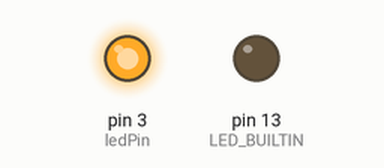
This sketch was run on a simulated Arduino Uno, built with avr-gcc and run on an emulated ATmega328P. On the bench: output pins drawn as LEDs (lit = HIGH). What the sketch prints to the serial monitor is not drawn.

Above: at 0.4 s.
At 81.9 s:
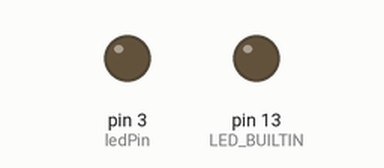
Timing chart, 0 to 83.1 s (numbered marks = the images above):
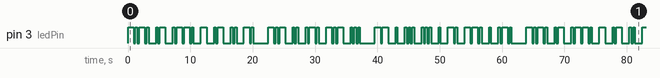

Measured:
- by itself, pin 3 (ledPin): moves between LOW and HIGH, repeating every 63.9 s
- by itself, everything shown: repeats every 63.9 s, in 100 steps

The sketch:

sketch_th2022_morsecode.ino
```cpp
int rate = 300;
String codes[] = {
    "-----", // 0
    ".----", // 1
    "..---", // 2
    "...--", // 3
    "....-", // 4
    ".....", // 5
    "-....", // 6
    "--...", // 7
    "---..", // 8
    "----.", // 9
    ".-",    // A
    "-...",  // B
    "-.-.",  // C
    "-..",   // D
    ".",     // E
    "..-.",  // F
    "--.",   // G
    "....",  // H
    "..",    // I
    ".---",  // J
    "-.-",   // K
    ".-..",  // L
    "--",    // M
    "-.",    // N
    "---",   // O
    ".--.",  // P
    "--.-",  // Q
    ".-.",   // R
    "...",   // S
    "-",     // T
    "..-",   // U
    "...-",  // V
    ".--",   // W
    "-..-",  // X
    "-.--",  // Y
    "--.."   // Z
};

String message = "captain kirks messenger";
int ledPin = 3;

void setup()
{
  // put your setup code here, to run once:
  Serial.begin(19200); // open the serial port at 9600 bps:
  pinMode(LED_BUILTIN, OUTPUT);
  digitalWrite(LED_BUILTIN, LOW);
  pinMode(ledPin, OUTPUT);
}

int blinkChar(char current)
{
  int c = current;
  if (c == 32)  {
    // space between words
    delay(rate * 4); // already delayed the space between characters and just need to delay the additional amount for a word
    Serial.print(" ");
    return;
  }

  // convert ASCII numbers to array location
  c = (c >= 48 && c <=57) ? c - 48 : c;
  // convert ASCII upper case letters to array location
  c = (c >= 65 && c <=90) ? c - 55 : c;
  // convert ASCII lower case letters to array location
  c = (c >= 97 && c <=122) ? c - 87 : c;

  String code = codes[c];
  for (int i = 0; i < code.length(); i++) {
    Serial.print(code.charAt(i));
    switch (code.charAt(i)) {
      case '.':
        digitalWrite(ledPin, HIGH);
        delay(rate);
        digitalWrite(ledPin, LOW);
        break;
      case '-':
        digitalWrite(ledPin, HIGH);
        delay(rate*3);
        digitalWrite(ledPin, LOW);
        break;
    }
    delay(rate);
  }
  delay(rate*3); // delay between letters
}

void loop()
{
  Serial.println();
  for (int i=0; i< message.length() ; i++) {
    char current = message.charAt(i);
    blinkChar(current);
  }
  delay(rate * 4); // word delay between repeating the sequence
}
```
